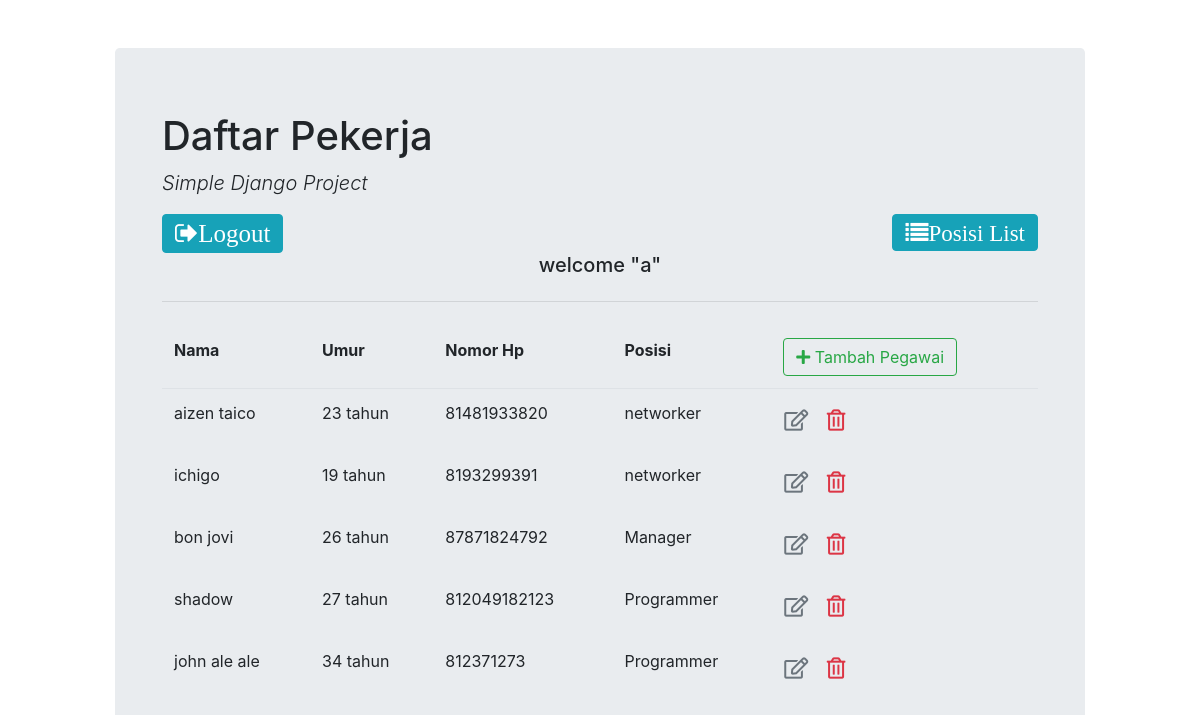
The app's page /accounts (signed in), older data.
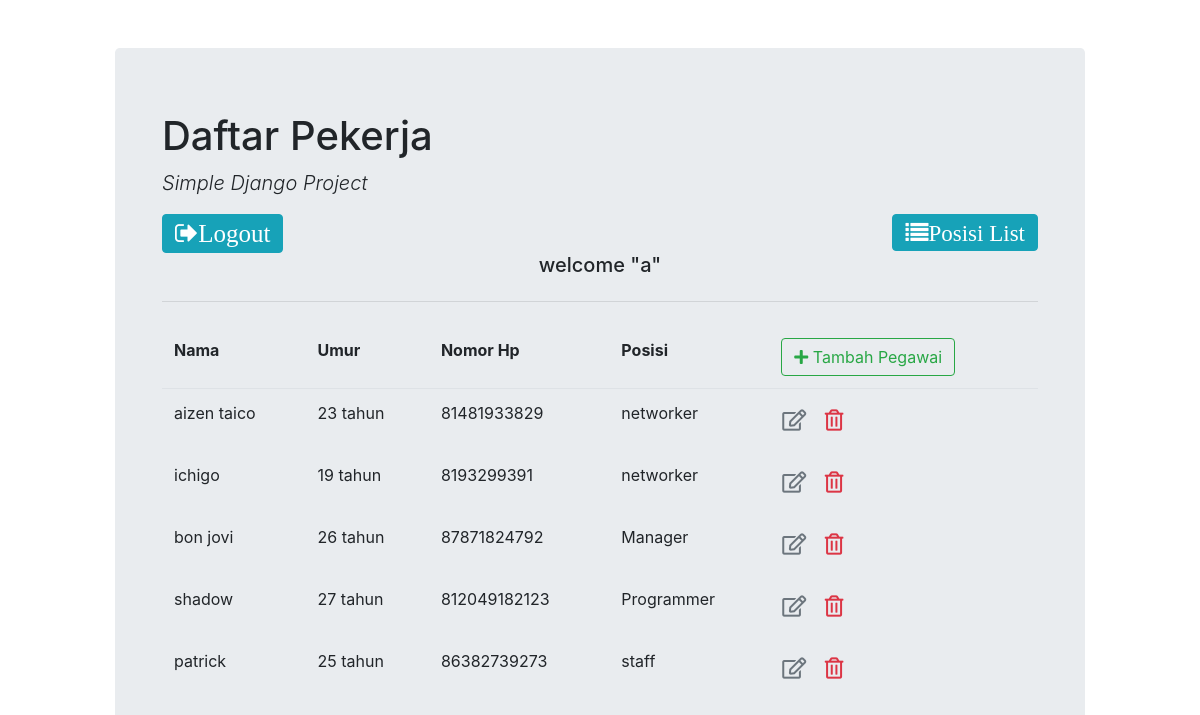
The same page, newer data.
### src/models.py (models this page shows, shortened)
class Pegawai(models.Model):
    nama = models.CharField(max_length=50)
    umur = models.IntegerField()
    nomor_hp = models.IntegerField()
    posisi = models.ForeignKey(Posisi, on_delete=models.CASCADE)

class Posisi(models.Model):
    title = models.CharField(max_length=50, null= False, blank= False)
    def __str__(self):
        return self.title

### src/views.py (the view)
@login_required
def pekerja_list(request):
    context = {'pegawai_list': Pegawai.objects.all()}
    return render(request, 'daftar_pegawai/pegawai_list.html', context)

### src/templates/daftar_pegawai/pegawai_list.html (shortened to what this page needs)
{% extends "daftar_pegawai/base.html" %}
{% block content %}
<table class="table table-borderless">
    <thead class="border-bottom font-weight-bold">
        <tr>
            <td>Nama</td>
            <td>Umur</td>
            <td>Nomor Hp</td>
            <td> Posisi </td>
            <td>
                <a href="{% url 'pekerja_form' %}" class="btn btn-outline-success">
                    <i class="fas fa-plus"></i> Tambah Pegawai
                </a>
            </td>
        </tr>
    </thead>
    <tbody>
        {% for pegawai in pegawai_list %}
            <tr>
                <td>{{pegawai.nama}}</td>
                <td>{{pegawai.umur}} tahun</td>
                <td>{{pegawai.nomor_hp}}</td>
                <td>{{pegawai.posisi}}</td>
                <td>
                    <a href="{% url 'pekerja_update' pegawai.id %}" class="btn text-secondary px-0" onclick="return confirm('edit data ?')">
                        <i class="far fa-edit fa-lg"></i>
                    </a>
                    <form action="{% url 'pekerja hapus' pegawai.id %}" method="post" class="d-inline" onclick="return confirm('hapus data ? ')">
                        <button type="submit" class="btn">
                            <i class="far fa-trash-alt fa-lg text-danger float-right"></i>
                        </button>
                    </form>
                </td>
            </tr>
        {% endfor %}
    </tbody>
</table>
{% endblock content %}

### src/templates/daftar_pegawai/base.html (shortened to what this page needs)
<!DOCTYPE html>
<html lang="en">
<head>
    <link rel="stylesheet" href="https://stackpath.bootstrapcdn.com/bootstrap/4.3.1/css/bootstrap.min.css"
>
    <link rel="stylesheet" href="https://cdnjs.cloudflare.com/ajax/libs/font-awesome/5.11.2/css/all.min.css">
    <link rel="stylesheet" href="https://cdnjs.cloudflare.com/ajax/libs/font-awesome/4.7.0/css/font-awesome.min.css">
</head>
<body>
        <div class="col-md-10 offset-md-1 mt-5">
            <div class="jumbotron">
                <div class="container">
                <h1 class="display-7">Daftar Pekerja</h1>
                <p class="lead font-italic">Simple Django Project</p>
                <a href="{% url 'logout' %}"><i class="btn btn-info fa fa-sign-out" style="font-size:25px">Logout</i></a>
                <a href="{% url 'posisi_list'%}"><i class="btn btn-info float-md-right fa fa-list" style="font-size: 23px;">Posisi List</i></a>
                <h5 style="text-align: center; font-style: underline;">welcome "{{user.username}}"</h5>
                <hr class="my-4">
                {% block content %}
                {% endblock content %}
                </div>
            </div>
        </div>
</body>
</html>

Row changes from the older to the newer data that the page shows:
removed Pegawai: nama "john ale ale", umur "34", nomor_hp "812371273", posisi "Programmer"
changed Pegawai "aizen taico": nomor_hp "81481933820" → "81481933829"
added Pegawai: nama "patrick", umur "25", nomor_hp "86382739273", posisi "staff"
